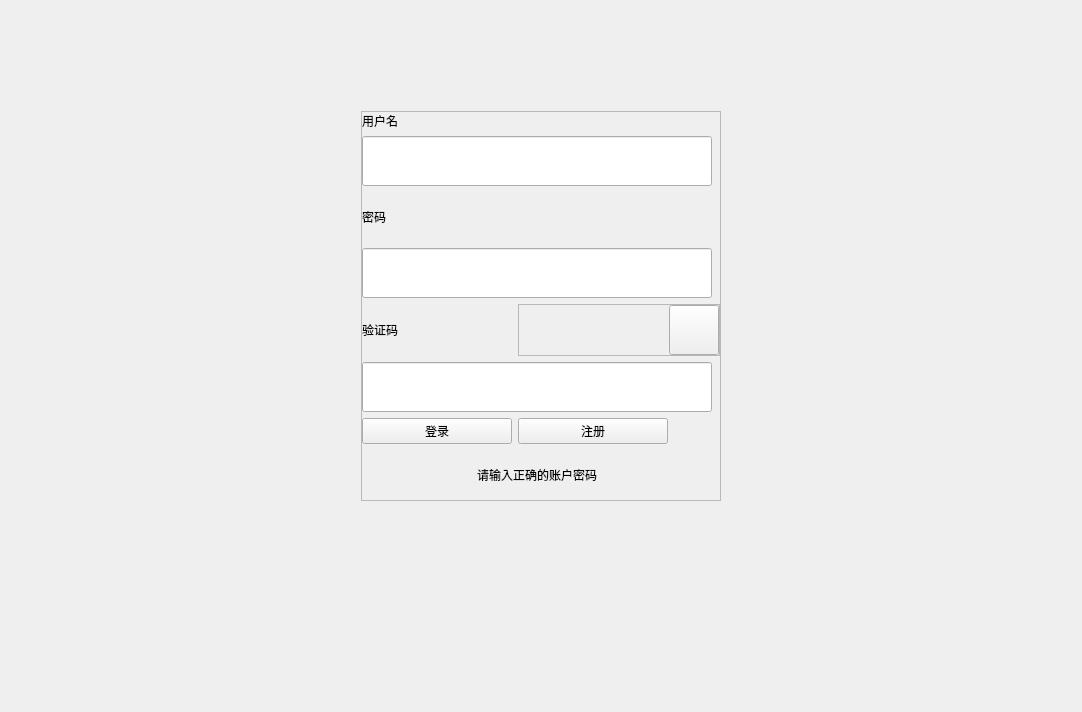
                            <widget class="QWidget" name="log_in">
                             <layout class="QGridLayout" name="gridLayout_8">
                              <item row="3" column="1">
                               <spacer name="verticalSpacer_8">
                                <property name="orientation">
                                 <enum>Qt::Vertical</enum>
                                </property>
                                <property name="sizeType">
                                 <enum>QSizePolicy::Minimum</enum>
                                </property>
                                <property name="sizeHint" stdset="0">
                                 <size>
                                  <width>20</width>
                                  <height>200</height>
                                 </size>
                                </property>
                               </spacer>
                              </item>
                              <item row="1" column="0">
                               <spacer name="horizontalSpacer_10">
                                <property name="orientation">
                                 <enum>Qt::Horizontal</enum>
                                </property>
                                <property name="sizeType">
                                 <enum>QSizePolicy::Maximum</enum>
                                </property>
                                <property name="sizeHint" stdset="0">
                                 <size>
                                  <width>350</width>
                                  <height>20</height>
                                 </size>
                                </property>
                               </spacer>
                              </item>
                              <item row="0" column="1">
                               <spacer name="verticalSpacer_7">
                                <property name="orientation">
                                 <enum>Qt::Vertical</enum>
                                </property>
                                <property name="sizeType">
                                 <enum>QSizePolicy::Maximum</enum>
                                </property>
                                <property name="sizeHint" stdset="0">
                                 <size>
                                  <width>50</width>
                                  <height>100</height>
                                 </size>
                                </property>
                               </spacer>
                              </item>
                              <item row="2" column="2">
                               <spacer name="horizontalSpacer_9">
                                <property name="orientation">
                                 <enum>Qt::Horizontal</enum>
                                </property>
                                <property name="sizeType">
                                 <enum>QSizePolicy::Maximum</enum>
                                </property>
                                <property name="sizeHint" stdset="0">
                                 <size>
                                  <width>350</width>
                                  <height>68</height>
                                 </size>
                                </property>
                               </spacer>
                              </item>
                              <item row="1" column="1" rowspan="2">
                               <widget class="QFrame" name="log">
                                <property name="sizePolicy">
                                 <sizepolicy hsizetype="Maximum" vsizetype="Maximum">
                                  <horstretch>0</horstretch>
                                  <verstretch>0</verstretch>
                                 </sizepolicy>
                                </property>
                                <property name="maximumSize">
                                 <size>
                                  <width>600</width>
                                  <height>800</height>
                                 </size>
                                </property>
                                <property name="frameShape">
                                 <enum>QFrame::StyledPanel</enum>
                                </property>
                                <property name="frameShadow">
                                 <enum>QFrame::Raised</enum>
                                </property>
                                <layout class="QGridLayout" name="gridLayout_9">
                                 <property name="leftMargin">
                                  <number>0</number>
                                 </property>
                                 <property name="topMargin">
                                  <number>0</number>
                                 </property>
                                 <property name="rightMargin">
                                  <number>0</number>
                                 </property>
                                 <property name="bottomMargin">
                                  <number>0</number>
                                 </property>
                                 <item row="8" column="0" colspan="2">
                                  <widget class="QLineEdit" name="verify">
                                   <property name="sizePolicy">
                                    <sizepolicy hsizetype="Fixed" vsizetype="Fixed">
                                     <horstretch>0</horstretch>
                                     <verstretch>0</verstretch>
                                    </sizepolicy>
                                   </property>
                                   <property name="minimumSize">
                                    <size>
                                     <width>350</width>
                                     <height>50</height>
                                    </size>
                                   </property>
                                  </widget>
                                 </item>
                                 <item row="2" column="0">
                                  <widget class="QLabel" name="lab_logpwd">
                                   <property name="sizePolicy">
                                    <sizepolicy hsizetype="Maximum" vsizetype="Maximum">
                                     <horstretch>0</horstretch>
                                     <verstretch>0</verstretch>
                                    </sizepolicy>
                                   </property>
                                   <property name="minimumSize">
                                    <size>
                                     <width>0</width>
                                     <height>50</height>
                                    </size>
                                   </property>
                                   <property name="maximumSize">
                                    <size>
                                     <width>16777215</width>
                                     <height>50</height>
                                    </size>
                                   </property>
                                   <property name="text">
                                    <string>密码</string>
                                   </property>
                                  </widget>
                                 </item>
                                 <item row="1" column="0" colspan="2">
                                  <widget class="QLineEdit" name="rlogid">
                                   <property name="sizePolicy">
                                    <sizepolicy hsizetype="Fixed" vsizetype="Fixed">
                                     <horstretch>0</horstretch>
                                     <verstretch>0</verstretch>
                                    </sizepolicy>
                                   </property>
                                   <property name="minimumSize">
                                    <size>
                                     <width>350</width>
                                     <height>50</height>
                                    </size>
                                   </property>
                                  </widget>
                                 </item>
                                 <item row="12" column="0" colspan="2">
                                  <widget class="QLabel" name="logwarn">
                                   <property name="sizePolicy">
                                    <sizepolicy hsizetype="Fixed" vsizetype="Fixed">
                                     <horstretch>0</horstretch>
                                     <verstretch>0</verstretch>
                                    </sizepolicy>
                                   </property>
                                   <property name="minimumSize">
                                    <size>
                                     <width>350</width>
                                     <height>50</height>
                                    </size>
                                   </property>
                                   <property name="text">
                                    <string>请输入正确的账户密码</string>
                                   </property>
                                   <property name="alignment">
                                    <set>Qt::AlignCenter</set>
                                   </property>
                                  </widget>
                                 </item>
                                 <item row="11" column="0">
                                  <widget class="QPushButton" name="btn_signin">
                                   <property name="sizePolicy">
                                    <sizepolicy hsizetype="Fixed" vsizetype="Fixed">
                                     <horstretch>0</horstretch>
                                     <verstretch>0</verstretch>
                                    </sizepolicy>
                                   </property>
                                   <property name="minimumSize">
                                    <size>
                                     <width>150</width>
                                     <height>0</height>
                                    </size>
                                   </property>
                                   <property name="text">
                                    <string>登录</string>
                                   </property>
                                  </widget>
                                 </item>
                                 <item row="0" column="0">
                                  <widget class="QLabel" name="lab_logname">
                                   <property name="sizePolicy">
                                    <sizepolicy hsizetype="Maximum" vsizetype="Maximum">
                                     <horstretch>0</horstretch>
                                     <verstretch>0</verstretch>
                                    </sizepolicy>
                                   </property>
                                   <property name="maximumSize">
                                    <size>
                                     <width>1677215</width>
                                     <height>50</height>
                                    </size>
                                   </property>
                                   <property name="text">
                                    <string>用户名</string>
                                   </property>
                                  </widget>
                                 </item>
                                 <item row="4" column="0" colspan="2">
                                  <widget class="QLineEdit" name="rlogpwd">
                                   <property name="sizePolicy">
                                    <sizepolicy hsizetype="Fixed" vsizetype="Fixed">
                                     <horstretch>0</horstretch>
                                     <verstretch>0</verstretch>
                                    </sizepolicy>
                                   </property>
                                   <property name="minimumSize">
                                    <size>
                                     <width>350</width>
                                     <height>50</height>
                                    </size>
                                   </property>
                                  </widget>
                                 </item>
                                 <item row="11" column="1">
                                  <widget class="QPushButton" name="btn_signup">
                                   <property name="sizePolicy">
                                    <sizepolicy hsizetype="Fixed" vsizetype="Fixed">
                                     <horstretch>0</horstretch>
                                     <verstretch>0</verstretch>
                                    </sizepolicy>
                                   </property>
                                   <property name="minimumSize">
                                    <size>
                                     <width>150</width>
                                     <height>0</height>
                                    </size>
                                   </property>
                                   <property name="text">
                                    <string>注册</string>
                                   </property>
                                  </widget>
                                 </item>
                                 <item row="5" column="0">
                                  <widget class="QLabel" name="lab_verify">
                                   <property name="sizePolicy">
                                    <sizepolicy hsizetype="Fixed" vsizetype="Fixed">
                                     <horstretch>0</horstretch>
                                     <verstretch>50</verstretch>
                                    </sizepolicy>
                                   </property>
                                   <property name="minimumSize">
                                    <size>
                                     <width>0</width>
                                     <height>50</height>
                                    </size>
                                   </property>
                                   <property name="text">
                                    <string>验证码</string>
                                   </property>
                                  </widget>
                                 </item>
                                 <item row="5" column="1">
                                  <widget class="QFrame" name="frame_9">
                                   <property name="frameShape">
                                    <enum>QFrame::StyledPanel</enum>
                                   </property>
                                   <property name="frameShadow">
                                    <enum>QFrame::Raised</enum>
                                   </property>
                                   <layout class="QHBoxLayout" name="horizontalLayout_6">
                                    <property name="spacing">
                                     <number>0</number>
                                    </property>
                                    <property name="leftMargin">
                                     <number>0</number>
                                    </property>
                                    <property name="topMargin">
                                     <number>0</number>
                                    </property>
                                    <property name="rightMargin">
                                     <number>0</number>
                                    </property>
                                    <property name="bottomMargin">
                                     <number>0</number>
                                    </property>
                                    <item>
                                     <widget class="QLabel" name="vertification">
                                      <property name="sizePolicy">
                                       <sizepolicy hsizetype="Fixed" vsizetype="Fixed">
                                        <horstretch>0</horstretch>
                                        <verstretch>0</verstretch>
                                       </sizepolicy>
                                      </property>
                                      <property name="minimumSize">
                                       <size>
                                        <width>150</width>
                                        <height>50</height>
                                       </size>
                                      </property>
                                      <property name="maximumSize">
                                       <size>
                                        <width>100</width>
                                        <height>50</height>
                                       </size>
                                      </property>
                                      <property name="text">
                                       <string/>
                                      </property>
                                     </widget>
                                    </item>
                                    <item>
                                     <widget class="QPushButton" name="btn_refresh">
                                      <property name="sizePolicy">
                                       <sizepolicy hsizetype="Fixed" vsizetype="Fixed">
                                        <horstretch>0</horstretch>
                                        <verstretch>0</verstretch>
                                       </sizepolicy>
                                      </property>
                                      <property name="minimumSize">
                                       <size>
                                        <width>50</width>
                                        <height>50</height>
                                       </size>
                                      </property>
                                      <property name="text">
                                       <string/>
                                      </property>
                                      <property name="icon">
                                       <iconset resource="source.qrc">
                                        <normaloff>:/pic/icons/refresh.png</normaloff>:/pic/icons/refresh.png</iconset>
                                      </property>
                                      <property name="iconSize">
                                       <size>
                                        <width>50</width>
                                        <height>50</height>
                                       </size>
                                      </property>
                                     </widget>
                                    </item>
                                   </layout>
                                  </widget>
                                 </item>
                                </layout>
                               </widget>
                              </item>
                             </layout>
                            </widget>
